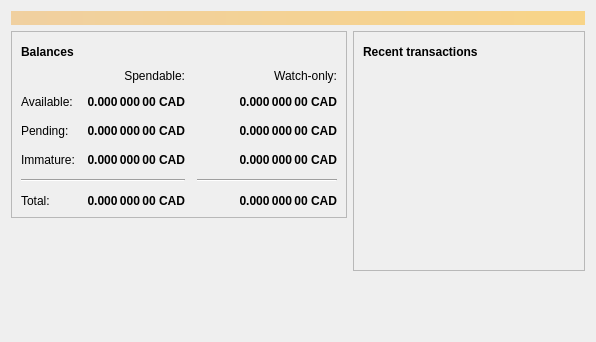
<?xml version="1.0" encoding="UTF-8"?>
<ui version="4.0">
 <class>OverviewPage</class>
 <widget class="QWidget" name="OverviewPage">
  <property name="geometry">
   <rect>
    <x>0</x>
    <y>0</y>
    <width>596</width>
    <height>342</height>
   </rect>
  </property>
  <property name="windowTitle">
   <string>Form</string>
  </property>
  <layout class="QVBoxLayout" name="topLayout">
   <item>
    <widget class="QLabel" name="labelAlerts">
     <property name="visible">
      <bool>false</bool>
     </property>
     <property name="styleSheet">
      <string notr="true">background-color: qlineargradient(x1: 0, y1: 0, x2: 1, y2: 0, stop:0 #F0D0A0, stop:1 #F8D488); color:#000000;</string>
     </property>
     <property name="wordWrap">
      <bool>true</bool>
     </property>
     <property name="margin">
      <number>3</number>
     </property>
    </widget>
   </item>
   <item>
    <layout class="QHBoxLayout" name="horizontalLayout" stretch="1,1">
     <item>
      <layout class="QVBoxLayout" name="verticalLayout_2">
       <item>
        <widget class="QFrame" name="frame">
         <property name="frameShape">
          <enum>QFrame::StyledPanel</enum>
         </property>
         <property name="frameShadow">
          <enum>QFrame::Raised</enum>
         </property>
         <layout class="QVBoxLayout" name="verticalLayout_4">
          <item>
           <layout class="QHBoxLayout" name="horizontalLayout_4">
            <item>
             <widget class="QLabel" name="label_5">
              <property name="font">
               <font>
                <weight>75</weight>
                <bold>true</bold>
               </font>
              </property>
              <property name="text">
               <string>Balances</string>
              </property>
             </widget>
            </item>
            <item>
             <widget class="QPushButton" name="labelWalletStatus">
              <property name="enabled">
               <bool>true</bool>
              </property>
              <property name="maximumSize">
               <size>
                <width>30</width>
                <height>16777215</height>
               </size>
              </property>
              <property name="toolTip">
               <string>The displayed information may be out of date. Your wallet automatically synchronizes with the Bitcoin network after a connection is established, but this process has not completed yet.</string>
              </property>
              <property name="text">
               <string/>
              </property>
              <property name="icon">
               <iconset resource="../bitcoin.qrc">
                <normaloff>:/icons/warning</normaloff>
                <disabledoff>:/icons/warning</disabledoff>:/icons/warning</iconset>
              </property>
              <property name="iconSize">
               <size>
                <width>24</width>
                <height>24</height>
               </size>
              </property>
              <property name="flat">
               <bool>true</bool>
              </property>
             </widget>
            </item>
            <item>
             <spacer name="horizontalSpacer_3">
              <property name="orientation">
               <enum>Qt::Horizontal</enum>
              </property>
              <property name="sizeHint" stdset="0">
               <size>
                <width>40</width>
                <height>20</height>
               </size>
              </property>
             </spacer>
            </item>
           </layout>
          </item>
          <item>
           <layout class="QGridLayout" name="gridLayout">
            <property name="spacing">
             <number>12</number>
            </property>
            <item row="2" column="2">
             <widget class="QLabel" name="labelWatchPending">
              <property name="font">
               <font>
                <weight>75</weight>
                <bold>true</bold>
               </font>
              </property>
              <property name="cursor">
               <cursorShape>IBeamCursor</cursorShape>
              </property>
              <property name="toolTip">
               <string>Unconfirmed transactions to watch-only addresses</string>
              </property>
              <property name="text">
               <string notr="true">0.000 000 00 CAD</string>
              </property>
              <property name="alignment">
               <set>Qt::AlignRight|Qt::AlignTrailing|Qt::AlignVCenter</set>
              </property>
              <property name="textInteractionFlags">
               <set>Qt::LinksAccessibleByMouse|Qt::TextSelectableByKeyboard|Qt::TextSelectableByMouse</set>
              </property>
             </widget>
            </item>
            <item row="2" column="1">
             <widget class="QLabel" name="labelUnconfirmed">
              <property name="font">
               <font>
                <weight>75</weight>
                <bold>true</bold>
               </font>
              </property>
              <property name="cursor">
               <cursorShape>IBeamCursor</cursorShape>
              </property>
              <property name="toolTip">
               <string>Total of transactions that have yet to be confirmed, and do not yet count toward the spendable balance</string>
              </property>
              <property name="text">
               <string notr="true">0.000 000 00 CAD</string>
              </property>
              <property name="alignment">
               <set>Qt::AlignRight|Qt::AlignTrailing|Qt::AlignVCenter</set>
              </property>
              <property name="textInteractionFlags">
               <set>Qt::LinksAccessibleByMouse|Qt::TextSelectableByKeyboard|Qt::TextSelectableByMouse</set>
              </property>
             </widget>
            </item>
            <item row="3" column="2">
             <widget class="QLabel" name="labelWatchImmature">
              <property name="font">
               <font>
                <weight>75</weight>
                <bold>true</bold>
               </font>
              </property>
              <property name="cursor">
               <cursorShape>IBeamCursor</cursorShape>
              </property>
              <property name="toolTip">
               <string>Mined balance in watch-only addresses that has not yet matured</string>
              </property>
              <property name="text">
               <string notr="true">0.000 000 00 CAD</string>
              </property>
              <property name="alignment">
               <set>Qt::AlignRight|Qt::AlignTrailing|Qt::AlignVCenter</set>
              </property>
              <property name="textInteractionFlags">
               <set>Qt::LinksAccessibleByMouse|Qt::TextSelectableByKeyboard|Qt::TextSelectableByMouse</set>
              </property>
             </widget>
            </item>
            <item row="4" column="0" colspan="2">
             <widget class="Line" name="line">
              <property name="orientation">
               <enum>Qt::Horizontal</enum>
              </property>
             </widget>
            </item>
            <item row="4" column="2">
             <widget class="Line" name="lineWatchBalance">
              <property name="sizePolicy">
               <sizepolicy hsizetype="Preferred" vsizetype="Fixed">
                <horstretch>0</horstretch>
                <verstretch>0</verstretch>
               </sizepolicy>
              </property>
              <property name="minimumSize">
               <size>
                <width>140</width>
                <height>0</height>
               </size>
              </property>
              <property name="orientation">
               <enum>Qt::Horizontal</enum>
              </property>
             </widget>
            </item>
            <item row="5" column="0">
             <widget class="QLabel" name="labelTotalText">
              <property name="text">
               <string>Total:</string>
              </property>
             </widget>
            </item>
            <item row="3" column="1">
             <widget class="QLabel" name="labelImmature">
              <property name="font">
               <font>
                <weight>75</weight>
                <bold>true</bold>
               </font>
              </property>
              <property name="cursor">
               <cursorShape>IBeamCursor</cursorShape>
              </property>
              <property name="toolTip">
               <string>Mined balance that has not yet matured</string>
              </property>
              <property name="text">
               <string notr="true">0.000 000 00 CAD</string>
              </property>
              <property name="alignment">
               <set>Qt::AlignRight|Qt::AlignTrailing|Qt::AlignVCenter</set>
              </property>
              <property name="textInteractionFlags">
               <set>Qt::LinksAccessibleByMouse|Qt::TextSelectableByKeyboard|Qt::TextSelectableByMouse</set>
              </property>
             </widget>
            </item>
            <item row="2" column="3">
             <spacer name="horizontalSpacer_2">
              <property name="orientation">
               <enum>Qt::Horizontal</enum>
              </property>
              <property name="sizeHint" stdset="0">
               <size>
                <width>40</width>
                <height>20</height>
               </size>
              </property>
             </spacer>
            </item>
            <item row="3" column="0">
             <widget class="QLabel" name="labelImmatureText">
              <property name="text">
               <string>Immature:</string>
              </property>
             </widget>
            </item>
            <item row="5" column="1">
             <widget class="QLabel" name="labelTotal">
              <property name="font">
               <font>
                <weight>75</weight>
                <bold>true</bold>
               </font>
              </property>
              <property name="cursor">
               <cursorShape>IBeamCursor</cursorShape>
              </property>
              <property name="toolTip">
               <string>Your current total balance</string>
              </property>
              <property name="text">
               <string notr="true">0.000 000 00 CAD</string>
              </property>
              <property name="alignment">
               <set>Qt::AlignRight|Qt::AlignTrailing|Qt::AlignVCenter</set>
              </property>
              <property name="textInteractionFlags">
               <set>Qt::LinksAccessibleByMouse|Qt::TextSelectableByKeyboard|Qt::TextSelectableByMouse</set>
              </property>
             </widget>
            </item>
            <item row="5" column="2">
             <widget class="QLabel" name="labelWatchTotal">
              <property name="font">
               <font>
                <weight>75</weight>
                <bold>true</bold>
               </font>
              </property>
              <property name="cursor">
               <cursorShape>IBeamCursor</cursorShape>
              </property>
              <property name="toolTip">
               <string>Current total balance in watch-only addresses</string>
              </property>
              <property name="text">
               <string notr="true">0.000 000 00 CAD</string>
              </property>
              <property name="alignment">
               <set>Qt::AlignRight|Qt::AlignTrailing|Qt::AlignVCenter</set>
              </property>
              <property name="textInteractionFlags">
               <set>Qt::LinksAccessibleByMouse|Qt::TextSelectableByKeyboard|Qt::TextSelectableByMouse</set>
              </property>
             </widget>
            </item>
            <item row="0" column="2">
             <widget class="QLabel" name="labelWatchonly">
              <property name="text">
               <string>Watch-only:</string>
              </property>
              <property name="alignment">
               <set>Qt::AlignRight|Qt::AlignTrailing|Qt::AlignVCenter</set>
              </property>
             </widget>
            </item>
            <item row="1" column="0">
             <widget class="QLabel" name="labelBalanceText">
              <property name="text">
               <string>Available:</string>
              </property>
             </widget>
            </item>
            <item row="1" column="1">
             <widget class="QLabel" name="labelBalance">
              <property name="font">
               <font>
                <weight>75</weight>
                <bold>true</bold>
               </font>
              </property>
              <property name="cursor">
               <cursorShape>IBeamCursor</cursorShape>
              </property>
              <property name="toolTip">
               <string>Your current spendable balance</string>
              </property>
              <property name="text">
               <string notr="true">0.000 000 00 CAD</string>
              </property>
              <property name="alignment">
               <set>Qt::AlignRight|Qt::AlignTrailing|Qt::AlignVCenter</set>
              </property>
              <property name="textInteractionFlags">
               <set>Qt::LinksAccessibleByMouse|Qt::TextSelectableByKeyboard|Qt::TextSelectableByMouse</set>
              </property>
             </widget>
            </item>
            <item row="1" column="2">
             <widget class="QLabel" name="labelWatchAvailable">
              <property name="font">
               <font>
                <weight>75</weight>
                <bold>true</bold>
               </font>
              </property>
              <property name="cursor">
               <cursorShape>IBeamCursor</cursorShape>
              </property>
              <property name="toolTip">
               <string>Your current balance in watch-only addresses</string>
              </property>
              <property name="text">
               <string notr="true">0.000 000 00 CAD</string>
              </property>
              <property name="alignment">
               <set>Qt::AlignRight|Qt::AlignTrailing|Qt::AlignVCenter</set>
              </property>
              <property name="textInteractionFlags">
               <set>Qt::LinksAccessibleByMouse|Qt::TextSelectableByKeyboard|Qt::TextSelectableByMouse</set>
              </property>
             </widget>
            </item>
            <item row="2" column="0">
             <widget class="QLabel" name="labelPendingText">
              <property name="text">
               <string>Pending:</string>
              </property>
             </widget>
            </item>
            <item row="0" column="1">
             <widget class="QLabel" name="labelSpendable">
              <property name="text">
               <string>Spendable:</string>
              </property>
              <property name="alignment">
               <set>Qt::AlignRight|Qt::AlignTrailing|Qt::AlignVCenter</set>
              </property>
             </widget>
            </item>
           </layout>
          </item>
         </layout>
        </widget>
       </item>
       <item>
        <spacer name="verticalSpacer">
         <property name="orientation">
          <enum>Qt::Vertical</enum>
         </property>
         <property name="sizeHint" stdset="0">
          <size>
           <width>20</width>
           <height>40</height>
          </size>
         </property>
        </spacer>
       </item>
      </layout>
     </item>
     <item>
      <layout class="QVBoxLayout" name="verticalLayout_3">
       <item>
        <widget class="QFrame" name="frame_2">
         <property name="frameShape">
          <enum>QFrame::StyledPanel</enum>
         </property>
         <property name="frameShadow">
          <enum>QFrame::Raised</enum>
         </property>
         <layout class="QVBoxLayout" name="verticalLayout">
          <item>
           <layout class="QHBoxLayout" name="horizontalLayout_2">
            <item>
             <widget class="QLabel" name="label_4">
              <property name="font">
               <font>
                <weight>75</weight>
                <bold>true</bold>
               </font>
              </property>
              <property name="text">
               <string>Recent transactions</string>
              </property>
             </widget>
            </item>
            <item>
             <widget class="QPushButton" name="labelTransactionsStatus">
              <property name="enabled">
               <bool>true</bool>
              </property>
              <property name="maximumSize">
               <size>
                <width>30</width>
                <height>16777215</height>
               </size>
              </property>
              <property name="toolTip">
               <string>The displayed information may be out of date. Your wallet automatically synchronizes with the Bitcoin network after a connection is established, but this process has not completed yet.</string>
              </property>
              <property name="text">
               <string/>
              </property>
              <property name="icon">
               <iconset resource="../bitcoin.qrc">
                <normaloff>:/icons/warning</normaloff>
                <disabledoff>:/icons/warning</disabledoff>:/icons/warning</iconset>
              </property>
              <property name="iconSize">
               <size>
                <width>24</width>
                <height>24</height>
               </size>
              </property>
              <property name="flat">
               <bool>true</bool>
              </property>
             </widget>
            </item>
            <item>
             <spacer name="horizontalSpacer">
              <property name="orientation">
               <enum>Qt::Horizontal</enum>
              </property>
              <property name="sizeHint" stdset="0">
               <size>
                <width>40</width>
                <height>20</height>
               </size>
              </property>
             </spacer>
            </item>
           </layout>
          </item>
          <item>
           <widget class="QListView" name="listTransactions">
            <property name="styleSheet">
             <string notr="true">QListView { background: transparent; }</string>
            </property>
            <property name="frameShape">
             <enum>QFrame::NoFrame</enum>
            </property>
            <property name="verticalScrollBarPolicy">
             <enum>Qt::ScrollBarAlwaysOff</enum>
            </property>
            <property name="horizontalScrollBarPolicy">
             <enum>Qt::ScrollBarAlwaysOff</enum>
            </property>
            <property name="selectionMode">
             <enum>QAbstractItemView::NoSelection</enum>
            </property>
           </widget>
          </item>
         </layout>
        </widget>
       </item>
       <item>
        <spacer name="verticalSpacer_2">
         <property name="orientation">
          <enum>Qt::Vertical</enum>
         </property>
         <property name="sizeHint" stdset="0">
          <size>
           <width>20</width>
           <height>40</height>
          </size>
         </property>
        </spacer>
       </item>
      </layout>
     </item>
    </layout>
   </item>
  </layout>
 </widget>
 <resources/>
 <connections/>
</ui>
